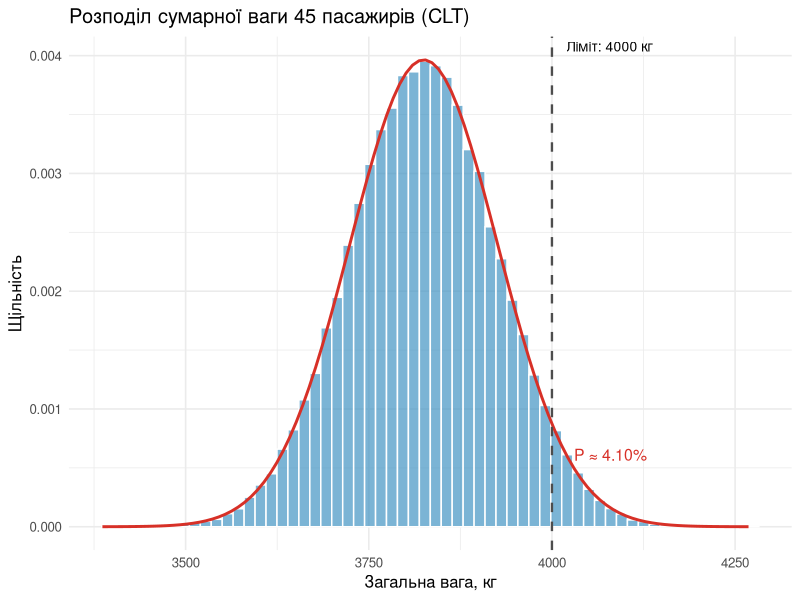
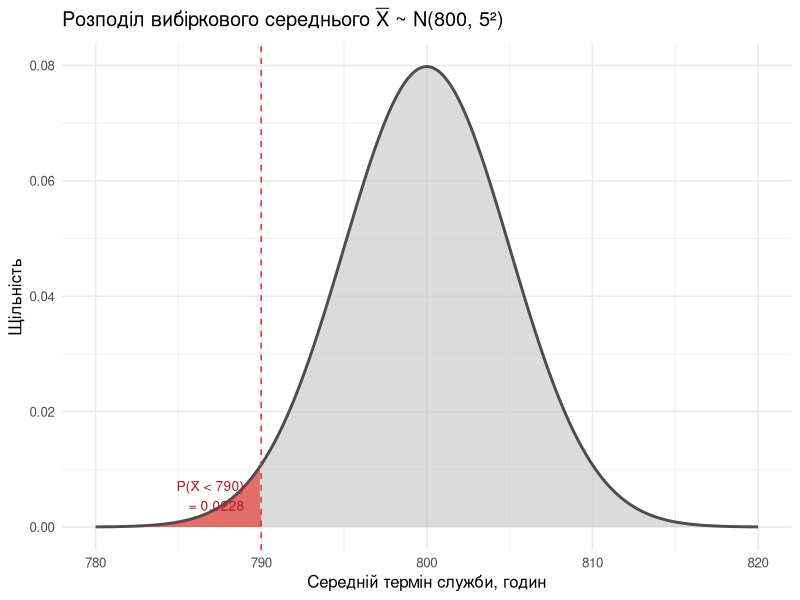
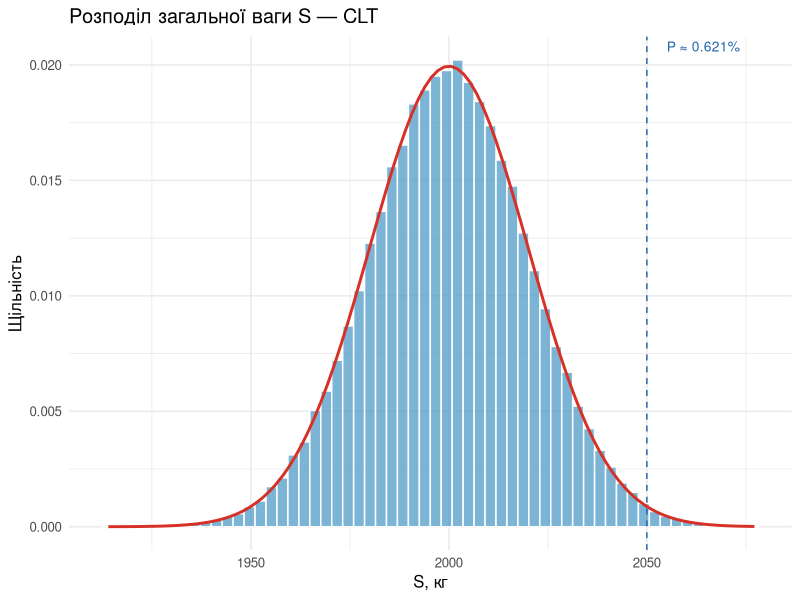
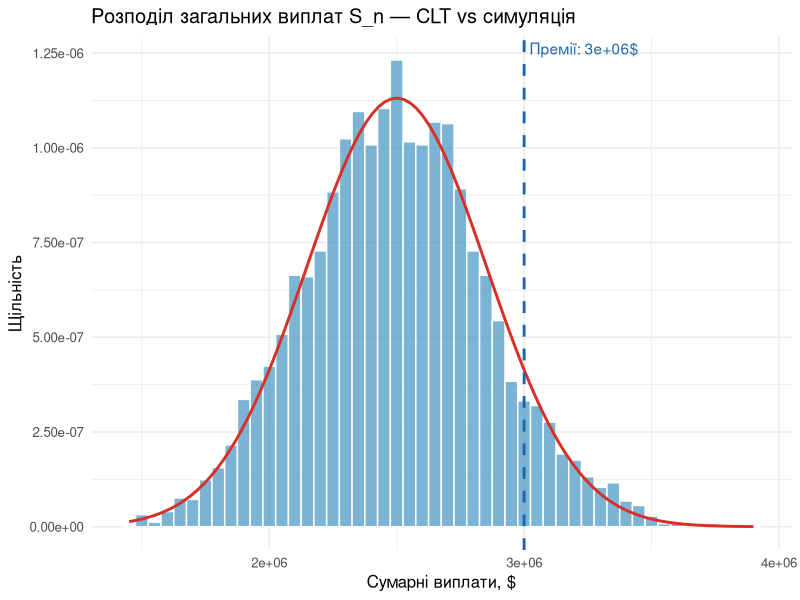
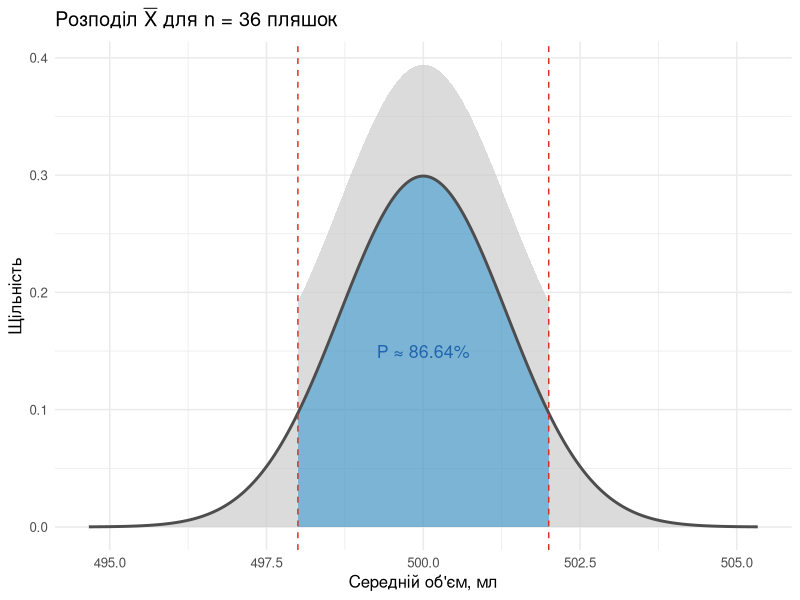
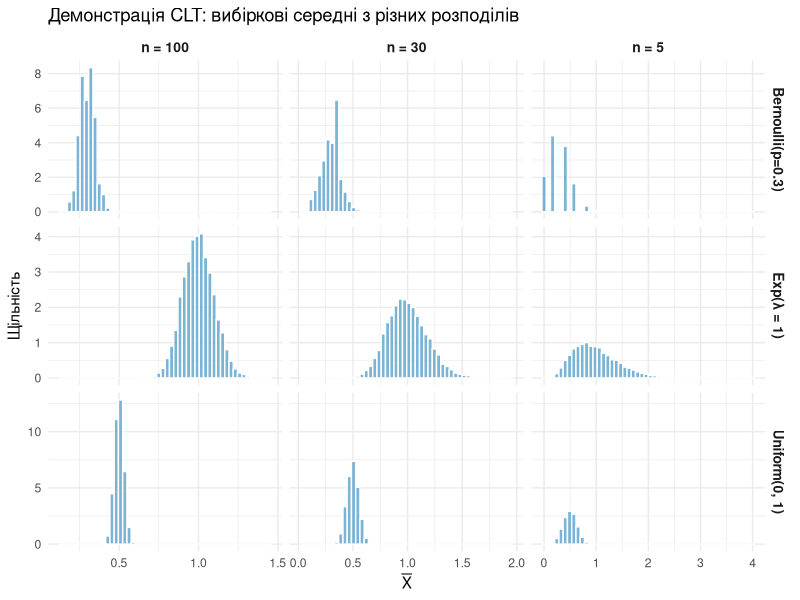

These charts were generated, in order, by the following R code:
## ---- chunk 1
#| include: false
library(tidyverse)
library(patchwork)
library(scales)
## ---- chunk 2
n     <- 45
mu    <- 85
sigma <- 15
limit <- 4000

mu_S    <- n * mu
sigma_S <- sqrt(n) * sigma

p_overload <- 1 - pnorm(limit, mean = mu_S, sd = sigma_S)
cat(sprintf("E[S_45] = %.0f кг\n", mu_S))
cat(sprintf("σ(S_45) = %.2f кг\n", sigma_S))
cat(sprintf("P(S_45 > 4000) = %.4f (%.2f%%)\n", p_overload, p_overload * 100))
## ---- chunk 3
set.seed(42)
sim_sums <- replicate(100000, sum(rnorm(n, mean = mu, sd = sigma)))
cat(sprintf("Емпіричне P(S > 4000) ≈ %.4f\n", mean(sim_sums > limit)))
## ---- chunk 4
#| fig-width: 9
#| fig-height: 4

tibble(s = sim_sums) |>
  ggplot(aes(x = s)) +
  geom_histogram(aes(y = after_stat(density)), bins = 60,
                 fill = "#4393c3", color = "white", alpha = 0.7) +
  stat_function(fun = dnorm, args = list(mean = mu_S, sd = sigma_S),
                color = "#d73027", linewidth = 1) +
  geom_vline(xintercept = limit, linetype = "dashed", color = "grey30", linewidth = 0.8) +
  annotate("text", x = limit + 20, y = Inf,
           label = "Ліміт: 4000 кг", vjust = 1.5, hjust = 0, size = 3.5) +
  annotate("text", x = limit + 80, y = dnorm(limit, mu_S, sigma_S) * 0.7,
           label = sprintf("P ≈ %.2f%%", p_overload * 100),
           color = "#d73027", size = 4) +
  labs(title = "Розподіл сумарної ваги 45 пасажирів (CLT)",
       x = "Загальна вага, кг", y = "Щільність") +
  theme_minimal(base_size = 12)
## ---- chunk 5
mu    <- 800
sigma <- 40
n     <- 64
x_bar <- 790

se <- sigma / sqrt(n)
z  <- (x_bar - mu) / se
p  <- pnorm(z)

cat(sprintf("SE = σ/√n = %.1f годин\n", se))
cat(sprintf("Z = (790 - 800) / 5 = %.2f\n", z))
cat(sprintf("P(X̄ < 790) = Φ(%.2f) = %.4f\n", z, p))
## ---- chunk 6
#| fig-width: 9
#| fig-height: 4

tibble(x = seq(mu - 4 * se, mu + 4 * se, length.out = 500)) |>
  mutate(density = dnorm(x, mean = mu, sd = se),
         region  = x < x_bar) |>
  ggplot(aes(x = x, y = density)) +
  geom_area(aes(fill = region), alpha = 0.7, show.legend = FALSE) +
  geom_line(color = "grey30", linewidth = 1) +
  geom_vline(xintercept = x_bar, linetype = "dashed", color = "#d73027") +
  scale_fill_manual(values = c("TRUE" = "#d73027", "FALSE" = "grey80")) +
  annotate("text", x = x_bar - 1, y = dnorm(x_bar, mu, se) * 0.5,
           label = sprintf("P(X̄ < 790)\n= %.4f", p),
           color = "#b2182b", size = 3.5, hjust = 1) +
  labs(title = expression(paste("Розподіл вибіркового середнього ", bar(X),
                                " ~ N(800, 5²)")),
       x = "Середній термін служби, годин", y = "Щільність") +
  theme_minimal(base_size = 12)
## ---- chunk 7
p_true <- 0.5
eps    <- 0.01
conf   <- 0.95
var_p  <- p_true * (1 - p_true)

n_min <- ceiling(var_p / (eps^2 * (1 - conf)))
cat(sprintf("Мінімум n за Чебишевим: %d\n", n_min))
## ---- chunk 8
z     <- qnorm(1 - (1 - conf) / 2)
n_clt <- ceiling((z / eps)^2 * var_p)
cat(sprintf("За нормальним наближенням (CLT): %d\n", n_clt))
## ---- chunk 9
set.seed(42)
sim_means <- replicate(2000, mean(rbinom(n_min, 1, 0.5)))
emp_prob  <- mean(abs(sim_means - 0.5) <= eps)
cat(sprintf("Емпіричне P(|p̂ - 0.5| ≤ 0.01) при n = %d: %.4f\n", n_min, emp_prob))
## ---- chunk 10
n     <- 100
mu    <- 20
sigma <- 2

mu_S    <- n * mu
sigma_S <- sqrt(n) * sigma

p_overload <- 1 - pnorm(2050, mu_S, sigma_S)
cat(sprintf("E[S] = %.0f, σ(S) = %.1f\n", mu_S, sigma_S))
cat(sprintf("P(S > 2050) = %.5f\n", p_overload))
## ---- chunk 11
set.seed(42)
sim <- replicate(1e5, sum(rnorm(n, mu, sigma)))
cat(sprintf("Емпіричне P(S > 2050) ≈ %.5f\n", mean(sim > 2050)))
## ---- chunk 12
#| fig-width: 9
#| fig-height: 4

tibble(s = sim) |>
  ggplot(aes(x = s)) +
  geom_histogram(aes(y = after_stat(density)), bins = 60,
                 fill = "#4393c3", color = "white", alpha = 0.7) +
  stat_function(fun = dnorm, args = list(mean = mu_S, sd = sigma_S),
                color = "#d73027", linewidth = 1) +
  geom_vline(xintercept = 2050, linetype = "dashed", color = "#2166ac") +
  annotate("text", x = 2055, y = Inf,
           label = sprintf("P ≈ %.3f%%", p_overload * 100),
           vjust = 1.5, hjust = 0, color = "#2166ac", size = 3.5) +
  labs(title = "Розподіл загальної ваги S — CLT",
       x = "S, кг", y = "Щільність") +
  theme_minimal(base_size = 12)
## ---- chunk 13
n       <- 10000
p_claim <- 0.005
payout  <- 50000
premium <- 300

EX   <- p_claim * payout
EX2  <- p_claim * payout^2
VarX <- EX2 - EX^2
sdX  <- sqrt(VarX)

mu_S    <- n * EX
sigma_S <- sqrt(n) * sdX
revenue <- n * premium

p_loss <- 1 - pnorm(revenue, mu_S, sigma_S)

cat(sprintf("E[X] = %.2f, σ(X) = %.2f\n", EX, sdX))
cat(sprintf("E[S_n] = %.0f, σ(S_n) = %.0f\n", mu_S, sigma_S))
cat(sprintf("Премії: %.0f, P(збиток) = %.4f\n", revenue, p_loss))
## ---- chunk 14
set.seed(42)
sim_total <- replicate(5000, sum(rbinom(n, 1, p_claim) * payout))
cat(sprintf("Емпіричне P(чистий збиток) ≈ %.4f\n", mean(sim_total > revenue)))
## ---- chunk 15
#| fig-width: 9
#| fig-height: 4.5

tibble(s = sim_total) |>
  ggplot(aes(x = s)) +
  geom_histogram(aes(y = after_stat(density)), bins = 50,
                 fill = "#4393c3", color = "white", alpha = 0.7) +
  stat_function(fun = dnorm, args = list(mean = mu_S, sd = sigma_S),
                color = "#d73027", linewidth = 1) +
  geom_vline(xintercept = revenue, linetype = "dashed",
             color = "#2166ac", linewidth = 1) +
  annotate("text", x = revenue, y = Inf,
           label = sprintf("Премії: %s$", format(revenue, big.mark = ",")),
           color = "#2166ac", vjust = 1.5, hjust = -0.05) +
  labs(title = "Розподіл загальних виплат S_n — CLT vs симуляція",
       x = "Сумарні виплати, $", y = "Щільність") +
  theme_minimal(base_size = 12)
## ---- chunk 16
mu    <- 500
sigma <- 8
n     <- 36
se    <- sigma / sqrt(n)

p_in_range <- pnorm(502, mu, se) - pnorm(498, mu, se)
cat(sprintf("SE = %.4f мл\n", se))
cat(sprintf("P(498 < X̄ < 502) = %.4f\n", p_in_range))
## ---- chunk 17
#| fig-width: 9
#| fig-height: 4

tibble(x = seq(mu - 4 * se, mu + 4 * se, length.out = 500)) |>
  mutate(density = dnorm(x, mu, se),
         in_band = x >= 498 & x <= 502) |>
  ggplot(aes(x = x, y = density)) +
  geom_area(aes(fill = in_band), alpha = 0.7, show.legend = FALSE) +
  geom_line(color = "grey30", linewidth = 1) +
  geom_vline(xintercept = c(498, 502), linetype = "dashed", color = "#d73027") +
  scale_fill_manual(values = c("TRUE" = "#4393c3", "FALSE" = "grey80")) +
  annotate("text", x = 500, y = dnorm(500, mu, se) * 0.5,
           label = sprintf("P ≈ %.2f%%", p_in_range * 100),
           color = "#2166ac", size = 4.5) +
  labs(title = expression(paste("Розподіл ", bar(X), " для n = 36 пляшок")),
       x = "Середній об'єм, мл", y = "Щільність") +
  theme_minimal(base_size = 12)
## ---- chunk 18
#| echo: false
#| fig-width: 10
#| fig-height: 5.5

set.seed(42)
n_sim     <- 10000
sample_ns <- c(5, 30, 100)

distributions <- list(
  "Exp(λ = 1)"       = function(n) rexp(n, rate = 1),
  "Uniform(0, 1)"    = function(n) runif(n, 0, 1),
  "Bernoulli(p=0.3)" = function(n) rbinom(n, 1, 0.3)
)

sim_data <- expand_grid(
  dist_name = names(distributions),
  n = sample_ns
) |>
  mutate(
    means = map2(dist_name, n, \(d, nn) {
      gen <- distributions[[d]]
      replicate(n_sim, mean(gen(nn)))
    })
  ) |>
  unnest(means) |>
  mutate(n_label = paste("n =", n))

sim_data |>
  ggplot(aes(x = means)) +
  geom_histogram(aes(y = after_stat(density)), bins = 50,
                 fill = "#4393c3", color = "white", alpha = 0.7) +
  facet_grid(dist_name ~ n_label, scales = "free") +
  labs(title = "Демонстрація CLT: вибіркові середні з різних розподілів",
       x = expression(bar(X)), y = "Щільність") +
  theme_minimal(base_size = 11) +
  theme(strip.text = element_text(size = 10, face = "bold"))
